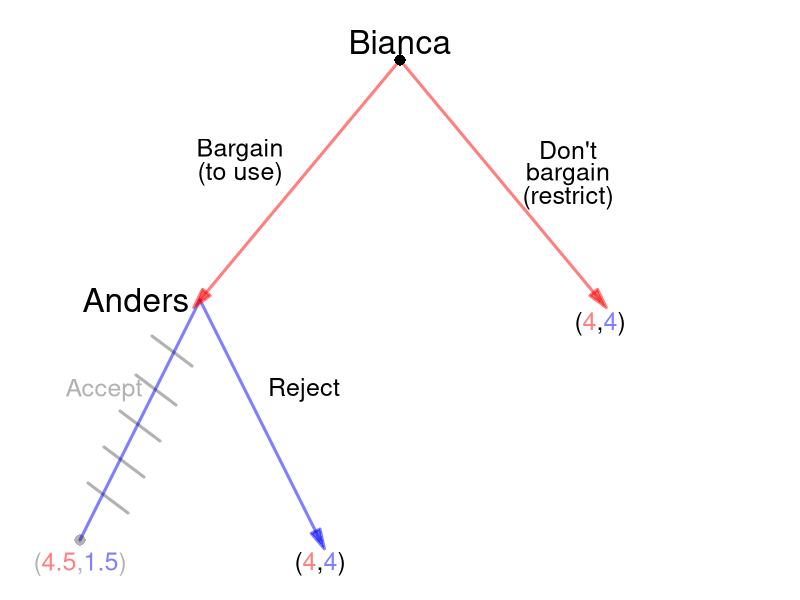

Recreate this plot in R.
require(shape)
pdf(file = "what_can_markets_do/sequential_coase_restricted_solved.pdf", width = 9, height = 7)

#Set parameters for graphics
axislabelsize <- 1.5
labelsize <- 2
actionlabelsize <- 1.5
graphlinewidth <- 3
segmentlinewidth <- 2
nodesize <- 1.5
fadelevel <- 0.3

COL <- c("#7fc97f", "#beaed4", "#fdc086", "#ffff99", "#386cb0", "#f0027f", "#bf5b17", "#666666")
COLA <- c("#99d8c9","#66c2a4","#41ae76", "#238b45", "#005824")
COLB <- c("#4eb3d3", "#2b8cbe", "#0868ac","#084081")

par(mar =  c(0, 0, 0, 0))

xlims <- c(0, 10)
ylims <- c(0, 10)

npts <- 501 
x <- seq(xlims[1], xlims[2], length.out = npts)
y <- seq(ylims[1], ylims[2], length.out = npts) 

plot(0, 0, xlim = xlims, ylim = ylims, type = "n",
     xlab = expression(paste("")),
     ylab = expression(paste("")), 
     xaxt = "n", 
     yaxt = "n", 
     cex.lab = axislabelsize, 
     bty = "n",
     xaxs="i", 
     yaxs="i")

ticksy <- seq(from = 0, to = ylims[2], by = 2)
ylabels <- seq(from = 0, to = ylims[2], by = 2)
ticksx <- seq(from = 0, to = xlims[2], by = 2)
xlabels <- seq(from = 0, to = xlims[2], by = 2)

#segments(5, 9, 2.5, 5, lty = 1, col = rgb(0, 0, 1, 0.5), lwd = graphlinewidth)


#Branches for Bianca
#From Anders planting early
#Bianca plants early
#Arrows(2.5, 5, 1, 1, col = rgb(1, 0, 0, 0.5), lty = 1, lwd = 3, arr.type = "triangle")
segments(2.5, 5, 1, 1, lty = 1, col = rgb(0, 0, 1, 0.5), lwd = graphlinewidth)

#Bianca plants late
#segments(2.5, 5, 4, 1, lty = 1, col = rgb(1, 0, 0, fadelevel), lwd = graphlinewidth)
Arrows(2.5, 5, 4, 1, col = rgb(0, 0, 1, 0.5), lty = 1, lwd = 3, arr.type = "triangle")

#Branches for Anders
#Plant early
Arrows(5, 9, 2.5, 5, col = rgb(1, 0, 0, 0.5), lty = 1, lwd = 3, arr.type = "triangle")


#From Anders plants late
#Bianca plants early
#segments(7.5, 5, 6, 1, lty = 1, col = rgb(1, 0, 0, 0.5), lwd = graphlinewidth)
#Arrows(7.5, 5, 6, 1, col = rgb(1, 0, 0, 0.5), lty = 1, lwd = 3, arr.type = "triangle")

#Bianca plants late
#segments(7.5, 5, 9, 1, lty = 1, col = rgb(1, 0, 0, 0.5), lwd = graphlinewidth)

#Anders plays Don't Bargain
#segments(5, 9, 7.5, 5, lty = 1, col = rgb(0, 0, 1, fadelevel), lwd = graphlinewidth)
Arrows(5, 9, 7.5, 5, col = rgb(1, 0, 0, 0.5), lty = 1, lwd = 3, arr.type = "triangle")


#Initial node
points(5, 9, pch = 16, col = "black", cex = nodesize)

#P1 Nodes
#points(2.5, 5, pch = 16, col = "black", cex = nodesize)
#points(7.5, 5, pch = 16, col = rgb(0,0,0,fadelevel), cex = nodesize)

#P2 Terminal Nodes
points(1, 1, pch = 16, col = rgb(0,0,0,fadelevel), cex = nodesize)
#points(4, 1, pch = 16, col = rgb(0,0,0,fadelevel), cex = nodesize)
#points(6, 1, pch = 16, col = rgb(0,0,0,fadelevel), cex = nodesize)
#points(9, 1, pch = 16, col = rgb(0,0,0,fadelevel), cex = nodesize)

text(5, 9.3, expression(paste("Bianca")), cex = labelsize)
text(3, 7.5, expression(paste("Bargain")), cex = actionlabelsize)
text(3, 7.1, expression(paste("(to use)")), cex = actionlabelsize)
text(7.1, 7.5, expression(paste("Don't")), cex = actionlabelsize)
text(7.1, 7.1, expression(paste("bargain")), cex = actionlabelsize)
text(7.1, 6.7, expression(paste("(restrict)")), cex = actionlabelsize)

text(1.7, 5, expression(paste("Anders")), cex = labelsize)
text(1.3, 3.5, expression(paste("Accept")), cex = actionlabelsize, col = rgb(0,0,0,fadelevel))
#text(1.3, 3.1, expression(paste("early")), cex = actionlabelsize)
text(3.8, 3.5, expression(paste("Reject")), cex = actionlabelsize)
#text(3.8, 3.1, expression(paste("late")), cex = actionlabelsize, col = rgb(0,0,0,fadelevel))


#text(8.2, 5, expression(paste("Bianca")), cex = labelsize, col = rgb(0,0,0,fadelevel))
#text(6.1, 3.5, expression(paste("Restrict")), cex = actionlabelsize)
#text(6.1, 3.1, expression(paste("early")), cex = actionlabelsize, col = rgb(0,0,0,fadelevel))
#text(9.25, 3.5, expression(paste("Use")), cex = actionlabelsize, col = rgb(0,0,0,fadelevel))
#text(9.25, 3.1, expression(paste("unrestricted")), cex = actionlabelsize, col = rgb(0,0,0,fadelevel))

#Payoffs 
text(1, .6, expression("(" * phantom("4.5") * "," * phantom("1.5") * ")"), cex = actionlabelsize, col = rgb(0,0,0,fadelevel))
text(1, .6, expression(phantom("(") * "4.5" * phantom(",") * phantom("1.5") * phantom(")")), col = rgb(1, 0, 0, 0.5, fadelevel),  cex = actionlabelsize)
text(1, .6, expression(phantom("(") * phantom("4.5") * phantom(",") * "1.5" * phantom(")")), col = rgb(0, 0, 1, 0.5, fadelevel), cex = actionlabelsize)

text(4, .6, expression("(" * phantom("4") * "," * phantom("4") * ")"), cex = actionlabelsize)
text(4, .6, expression(phantom("(") * "4" * phantom(",") * phantom("4") * phantom(")")), col = rgb(1, 0, 0, 0.5),  cex = actionlabelsize)
text(4, .6, expression(phantom("(") * phantom("4") * phantom(",") * "4" * phantom(")")), col = rgb(0, 0, 1, 0.5), cex = actionlabelsize)

text(7.5, 4.6, expression("(" * phantom("4") * "," * phantom("4") * ")"), cex = actionlabelsize)
text(7.5, 4.6, expression(phantom("(") * "4" * phantom(",") * phantom("4") * phantom(")")), col = rgb(1, 0, 0, 0.5),  cex = actionlabelsize)
text(7.5, 4.6, expression(phantom("(") * phantom("4") * phantom(",") * "4" * phantom(")")), col = rgb(0, 0, 1, 0.5), cex = actionlabelsize)

#Cutting branch plant late when A plants early
# segments(2.6, 3.9, 3.1, 4.4, lty = 1, col = rgb(0,0,0,fadelevel), lwd = graphlinewidth)
# segments(2.8, 3.25, 3.3, 3.75, lty = 1, col = rgb(0,0,0,fadelevel), lwd = graphlinewidth)
# segments(3, 2.65, 3.5, 3.15, lty = 1, col = rgb(0,0,0,fadelevel), lwd = graphlinewidth)
# segments(3.2, 2.05, 3.7, 2.55, lty = 1, col = rgb(0,0,0,fadelevel), lwd = graphlinewidth)
# segments(3.4, 1.45, 3.9, 1.95, lty = 1, col = rgb(0,0,0,fadelevel), lwd = graphlinewidth)


#Cutting branch plant late when A plants
# segments(7.4, 3.9, 6.9, 4.4, lty = 1, col = rgb(0,0,0,fadelevel), lwd = graphlinewidth)
# segments(7.2, 3.25, 6.7, 3.75, lty = 1, col = rgb(0,0,0,fadelevel), lwd = graphlinewidth)
# segments(7, 2.65, 6.5, 3.15, lty = 1, col = rgb(0,0,0,fadelevel), lwd = graphlinewidth)
# segments(6.8, 2.05, 6.3, 2.55, lty = 1, col = rgb(0,0,0,fadelevel), lwd = graphlinewidth)
# segments(6.6, 1.45, 6.1, 1.95, lty = 1, col = rgb(0,0,0,fadelevel), lwd = graphlinewidth)

#Cutting branch plant late for A given B's actions
# segments(5.25, 7.9, 5.75, 8.4, lty = 1, col = rgb(0,0,0,fadelevel), lwd = graphlinewidth)
# segments(5.65, 7.3, 6.15, 7.8, lty = 1, col = rgb(0,0,0,fadelevel), lwd = graphlinewidth)
# segments(6.05, 6.7, 6.55, 7.2, lty = 1, col = rgb(0,0,0,fadelevel), lwd = graphlinewidth)
# segments(6.45, 6.1, 6.95, 6.6, lty = 1, col = rgb(0,0,0,fadelevel), lwd = graphlinewidth)
# segments(6.85, 5.5, 7.35, 6, lty = 1, col = rgb(0,0,0,fadelevel), lwd = graphlinewidth)



#Cutting branch plant late when A plants early
#segments(7.6, 3.9, 8.1, 4.4, lty = 1, col = rgb(0,0,0,fadelevel), lwd = graphlinewidth)
#segments(7.8, 3.25, 8.3, 3.75, lty = 1, col = rgb(0,0,0,fadelevel), lwd = graphlinewidth)
#segments(8, 2.65, 8.5, 3.15, lty = 1, col = rgb(0,0,0,fadelevel), lwd = graphlinewidth)
#segments(8.2, 2.05, 8.7, 2.55, lty = 1, col = rgb(0,0,0,fadelevel), lwd = graphlinewidth)
#segments(8.4, 1.45, 8.9, 1.95, lty = 1, col = rgb(0,0,0,fadelevel), lwd = graphlinewidth)



#Cutting branch plant late when A plants
segments(2.4, 3.9, 1.9, 4.4, lty = 1, col = rgb(0,0,0,fadelevel), lwd = graphlinewidth)
segments(2.2, 3.25, 1.7, 3.75, lty = 1, col = rgb(0,0,0,fadelevel), lwd = graphlinewidth)
segments(2, 2.65, 1.5, 3.15, lty = 1, col = rgb(0,0,0,fadelevel), lwd = graphlinewidth)
segments(1.8, 2.05, 1.3, 2.55, lty = 1, col = rgb(0,0,0,fadelevel), lwd = graphlinewidth)
segments(1.6, 1.45, 1.1, 1.95, lty = 1, col = rgb(0,0,0,fadelevel), lwd = graphlinewidth)


dev.off()
